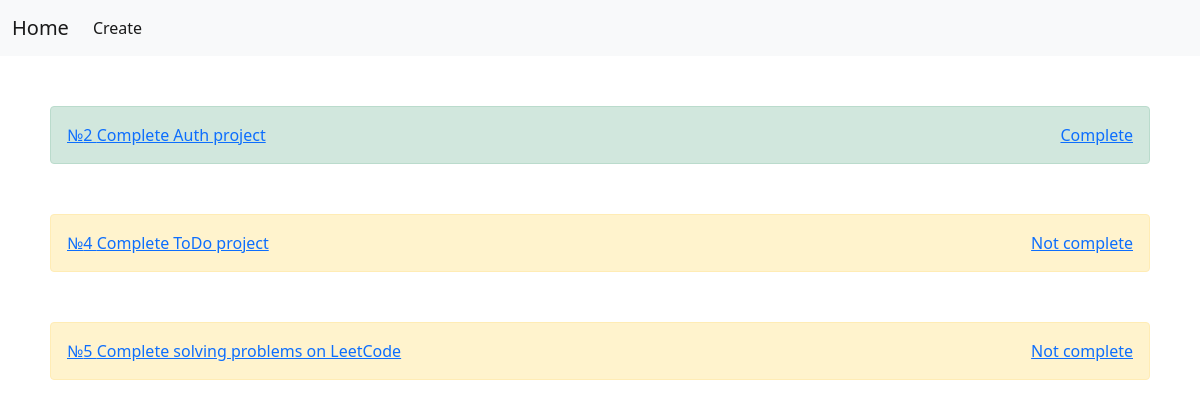
The page / on the database its author committed.
### main/models.py (models this page shows, shortened)
class Task(models.Model):
    title = models.CharField(max_length=50)
    is_complete = models.BooleanField("Complete", default=False)
    description = models.TextField(null=True, blank=True)

### main/views.py (the view)
# urls.py: path('', task_list, name='home'),
def task_list(request):
    tasks = Task.objects.all()
    context = {
        'tasks': tasks
    }
    return render(request, "task_list.html", context)

### main/templates/task_list.html (shortened to what this page needs)
{% extends 'base.html' %}
{% block content %}
    {% for task in tasks %}
        {% if task.is_complete %}
            <div class="alert alert-success" style="margin: 50px">
                <a href="{% url 'task_detail' task_id=task.id %}">№{{ task.id }} {{ task.title }}</a>
                <a style="float: right;" href="{% url 'task_status_update' task_id=task.id %}">Complete</a>
            </div>
        {% else %}
            <div class="alert alert-warning" style="margin: 50px">
                <a href="{% url 'task_detail' task_id=task.id %}">№{{ task.id }} {{ task.title }}</a>
                <a style="float: right;" href="{% url 'task_status_update' task_id=task.id %}">Not complete</a>
            </div>
        {% endif %}
    {% endfor %}
{% endblock %}

### rows shown on the page
Task: id "2", title "Complete Auth project"
Task: id "4", title "Complete ToDo project"
Task: id "5", title "Complete solving problems on LeetCode"
